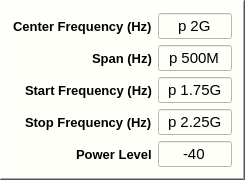
  <widget class="QFrame" name="frame">
   <property name="geometry">
    <rect>
     <x>520</x>
     <y>104</y>
     <width>245</width>
     <height>134</height>
    </rect>
   </property>
   <property name="styleSheet">
    <string notr="true">background-color: rgb(255, 255, 249);</string>
   </property>
   <property name="frameShape">
    <enum>QFrame::WinPanel</enum>
   </property>
   <property name="frameShadow">
    <enum>QFrame::Raised</enum>
   </property>
   <layout class="QGridLayout" name="gridLayout_4">
    <item row="0" column="0">
     <layout class="QGridLayout" name="gridLayout">
      <item row="0" column="0" alignment="Qt::AlignLeft">
       <widget class="QLabel" name="label_4">
        <property name="font">
         <font>
          <family>Arial</family>
          <pointsize>10</pointsize>
          <weight>75</weight>
          <bold>true</bold>
         </font>
        </property>
        <property name="layoutDirection">
         <enum>Qt::RightToLeft</enum>
        </property>
        <property name="text">
         <string>Center Frequency (Hz)</string>
        </property>
       </widget>
      </item>
      <item row="1" column="0" alignment="Qt::AlignLeft">
       <widget class="QLabel" name="label_5">
        <property name="font">
         <font>
          <family>Arial</family>
          <pointsize>10</pointsize>
          <weight>75</weight>
          <bold>true</bold>
         </font>
        </property>
        <property name="layoutDirection">
         <enum>Qt::RightToLeft</enum>
        </property>
        <property name="text">
         <string>Span (Hz)</string>
        </property>
       </widget>
      </item>
      <item row="1" column="1">
       <widget class="QLineEdit" name="lineEdit_Span">
        <property name="font">
         <font>
          <family>Arial</family>
          <pointsize>11</pointsize>
         </font>
        </property>
        <property name="text">
         <string>p 500M</string>
        </property>
        <property name="alignment">
         <set>Qt::AlignCenter</set>
        </property>
       </widget>
      </item>
      <item row="0" column="1">
       <widget class="QLineEdit" name="lineEdit_CF">
        <property name="font">
         <font>
          <family>Arial</family>
          <pointsize>11</pointsize>
         </font>
        </property>
        <property name="text">
         <string>p 2G</string>
        </property>
        <property name="alignment">
         <set>Qt::AlignCenter</set>
        </property>
       </widget>
      </item>
      <item row="2" column="1">
       <widget class="QLineEdit" name="lineEdit_Start_Freq">
        <property name="font">
         <font>
          <family>Arial</family>
          <pointsize>11</pointsize>
         </font>
        </property>
        <property name="text">
         <string>p 1.75G</string>
        </property>
        <property name="alignment">
         <set>Qt::AlignCenter</set>
        </property>
       </widget>
      </item>
      <item row="3" column="0" alignment="Qt::AlignLeft">
       <widget class="QLabel" name="label_7">
        <property name="font">
         <font>
          <family>Arial</family>
          <pointsize>10</pointsize>
          <weight>75</weight>
          <bold>true</bold>
         </font>
        </property>
        <property name="layoutDirection">
         <enum>Qt::RightToLeft</enum>
        </property>
        <property name="text">
         <string>Stop Frequency (Hz)</string>
        </property>
       </widget>
      </item>
      <item row="3" column="1">
       <widget class="QLineEdit" name="lineEdit_Stop_Freq">
        <property name="font">
         <font>
          <family>Arial</family>
          <pointsize>11</pointsize>
         </font>
        </property>
        <property name="text">
         <string>p 2.25G</string>
        </property>
        <property name="alignment">
         <set>Qt::AlignCenter</set>
        </property>
       </widget>
      </item>
      <item row="2" column="0" alignment="Qt::AlignLeft">
       <widget class="QLabel" name="label_6">
        <property name="font">
         <font>
          <family>Arial</family>
          <pointsize>10</pointsize>
          <weight>75</weight>
          <bold>true</bold>
         </font>
        </property>
        <property name="layoutDirection">
         <enum>Qt::RightToLeft</enum>
        </property>
        <property name="text">
         <string>Start Frequency (Hz)</string>
        </property>
       </widget>
      </item>
      <item row="4" column="0" alignment="Qt::AlignRight">
       <widget class="QLabel" name="label_15">
        <property name="font">
         <font>
          <family>Arial</family>
          <pointsize>10</pointsize>
          <weight>75</weight>
          <bold>true</bold>
         </font>
        </property>
        <property name="text">
         <string>Power Level</string>
        </property>
       </widget>
      </item>
      <item row="4" column="1">
       <widget class="QLineEdit" name="lineEdit_Power_Level">
        <property name="font">
         <font>
          <family>Arial</family>
          <pointsize>11</pointsize>
         </font>
        </property>
        <property name="text">
         <string>-40</string>
        </property>
        <property name="alignment">
         <set>Qt::AlignCenter</set>
        </property>
       </widget>
      </item>
     </layout>
    </item>
   </layout>
  </widget>
